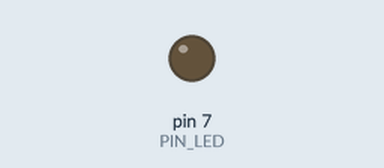
Bench run of a sketch on a simulated Arduino Uno, built with avr-gcc and run on an emulated ATmega328P. Shown: output pins drawn as LEDs (lit = HIGH). What the sketch prints to the serial monitor is not drawn. At 2.1 s the program stops and its outputs stay as they are.

Above: at 0.1 s.
At 2.1 s:
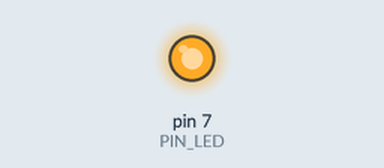
Timing chart, 0 to 3.6 s (numbered marks = the images above):
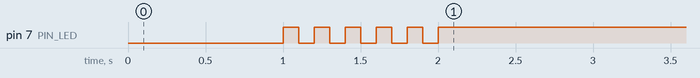

The sketch:

05_practice_2.ino
```cpp
#define PIN_LED 7
unsigned int count, toggle;

void setup() {
  // put your setup code here, to run once:
  pinMode(PIN_LED, OUTPUT);
  Serial.begin(115200);
  while (!Serial) {
    ;
  }
  Serial.println("Hello World!");
  digitalWrite(PIN_LED, LOW);
  delay(1000);

  digitalWrite(PIN_LED, HIGH);
  delay(100);
  for(int i = 0; i < 5; i++){
    digitalWrite(PIN_LED, LOW);
    delay(100);
    digitalWrite(PIN_LED, HIGH);
    delay(100);
  }
}

void loop() {
  // put your main code here, to run repeatedly:
  while(true){}
}
```
